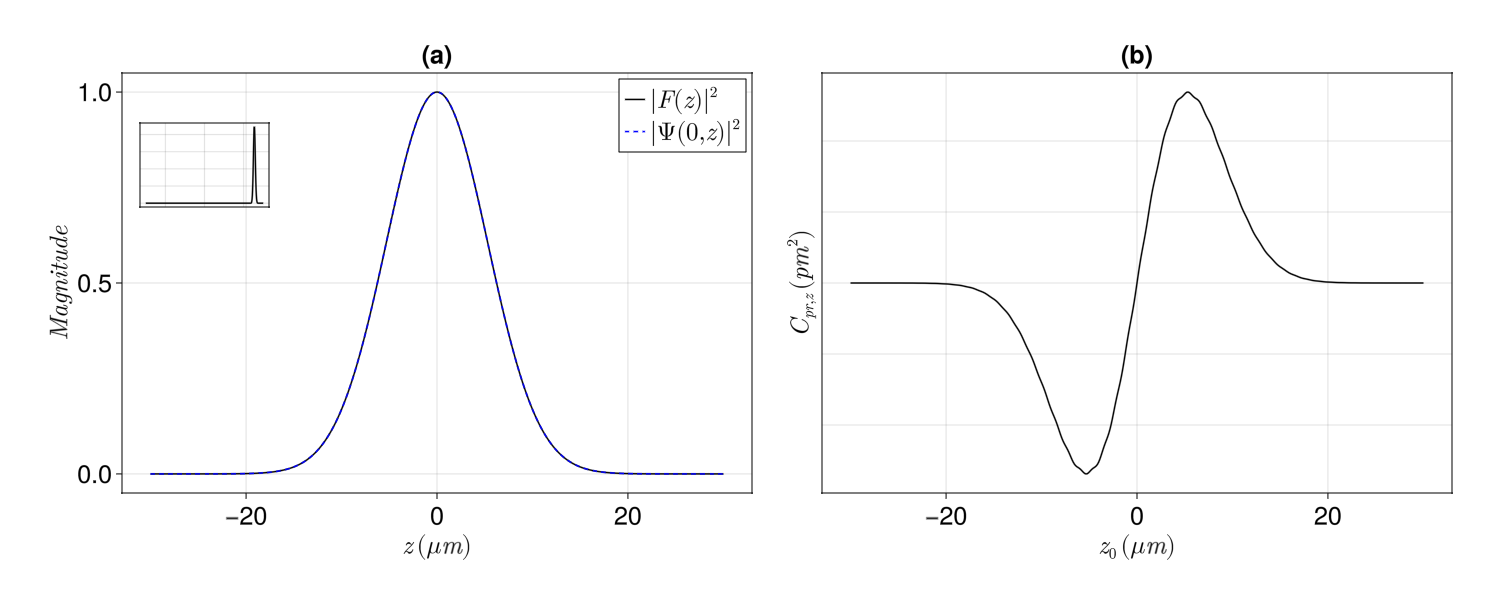

This figure's Julia source:
using GLMakie, ColorSchemes, ColorTypes, JLD2, FiniteDifferences, Base.Threads, Arblib
using MakieThemes, SpecialFunctions, HypergeometricFunctions, AssociatedLegendrePolynomials

setprecision(256)
Arblib.setprecision(256)

lambda = BigFloat("1064e-9")
mu = 4 * big(pi) * BigFloat("1e-7")
epsilon = 885418782 * BigFloat("1e-20")
c = BigFloat(1 / sqrt(mu * epsilon))
k = 2 * big(pi) / lambda
omega = k * c
K = 2 * k
Zmax = 30 * BigFloat(10^-6)
z0 = 0
Q = 0.85 * k
E0 = 1
mult_factor = BigFloat("1e+24")

global z0 = BigFloat(0)

pmax = 500
nmax = 47
tam = 500

M = 1.2
d = 10^-9
alpha = big(pi) * d / lambda
betah = M * alpha
musp = mu

lmax = Int(round(Zmax * k / pi, RoundUp))
lmin = Int(round(-Zmax * k / pi, RoundDown))

function load_B_values(filename::String)
    @load filename B1_vals B2_vals B3_vals B4_vals
    return B1_vals, B2_vals, B3_vals, B4_vals
end

# Loads stored B values
B1_data, B2_data, B3_data, B4_data = load_B_values("./GLMT/Bvalues.jld2")

function F(z)
    term1 = exp(1im * Q * z)
    term2 = exp(- 8 * (z/Zmax)^2)
    return term1 * term2
end

Fterms = F.(- big(pi) .* range(lmin,lmax) ./ k)

function custom_sinint(x)
    x_arb = Arb(x)
    si = sinint(x_arb)
    return BigFloat(si)
end

sinint_table = []
function gTM(n, m)
    term1 = - (1.0im)^m / 2 * (-1.0)^((m - abs(m))/2) * exp(loggamma(BigFloat(n-m+1)) - loggamma(BigFloat(n + abs(m) + 1))) # uses log to prevent overflow with big factorials
    term2 = BigFloat(0)
    for p in range(-pmax,pmax)
        term3 = BigFloat(0)
        for l in range(lmin, lmax)
            term3 += Fterms[l - lmin + 1] * sinint_table[l - lmin + p + pmax + 1]
        end
        term2 += (B1_data[n, p + pmax + 1] * (m + 1) + B2_data[n, p + pmax + 1] * (1 - m))/2 * term3
    end
    return term1 * term2
end

function gTE(n, m)
    term1 = (1.0im)^(m + 1) / 2 * (-1.0)^((m - abs(m))/2) * exp(loggamma(BigFloat(n-m+1)) - loggamma(BigFloat(n + abs(m) + 1))) # uses log to prevent overflow with big factorials
    term2 = 0
    for p in range(-pmax,pmax)
        term3 = 0
        for l in range(lmin, lmax)
            term3 += Fterms[l - lmin + 1] * sinint_table[l - lmin + p + pmax + 1]
        end
        term2 += (B3_data[n, p + pmax + 1] * (m + 1) - B4_data[n, p + pmax + 1] * (1 - m))/2 * term3
    end
    return term1 * term2
end

function custom_besselj(n, x)
    n_acb = Acb(n + 0.5)
    x_acb = Acb(x)
    bess = besselj(n_acb, x_acb)
    result = sqrt(big(pi) / (2 * x)) * Complex{BigFloat}(bess)
    return result
end

function custom_hankel2(n, x)
    n_acb = Acb(n + 0.5)
    x_acb = Acb(x)
    hank = besselh(n_acb, 2, x_acb)
    result = sqrt(big(pi) / (2 * x)) * Complex{BigFloat}(hank)
    return result
end

function ricatti_besselj(n, x)
    return x * custom_besselj(n, x)
end

function dricatti_besselj(n, x)
    #return forward_fdm(5,1)(x1 -> ricatti_besselj(n, x1), x)
    return - n * custom_besselj(n, x) + x * custom_besselj(n-1, x)
    #return (n + 1) * custom_besselj(n, x) - x * custom_besselj(n-1, x)
end

function ricatti_besselh(n, x)
    return x * custom_hankel2(n, x)
end

function dricatti_besselh(n, x)
    return forward_fdm(5,1)(x1 -> ricatti_besselh(n, x1), x)
end

function an(n)
    term1 = musp * ricatti_besselj(n, alpha) * dricatti_besselj(n, betah) - 
        mu * M * ricatti_besselj(n, betah) * dricatti_besselj(n, alpha)
    term2 = musp * ricatti_besselh(n, alpha) * dricatti_besselj(n, betah) - 
        mu * M * ricatti_besselj(n, betah) * dricatti_besselh(n, alpha)
    return term1 / term2
end

function bn(n)
    term1 = mu * M * ricatti_besselj(n, alpha) * dricatti_besselj(n, betah) - 
        musp * ricatti_besselj(n, betah) * dricatti_besselj(n, alpha)
    term2 = mu * M * ricatti_besselh(n, alpha) * dricatti_besselj(n, betah) - 
        musp * ricatti_besselj(n, betah) * dricatti_besselh(n, alpha)
    return term1 / term2
end

nterms = range(1,nmax)
anterms = an.(nterms)
bnterms = bn.(nterms)

function Cpr_z()
    C = BigFloat(0)

    Threads.@threads for n in 1:5
        for p in (-1,1) # the only valid ones
            abs_p = abs(p)

            # Factorial prefactor
            B = exp(loggamma(BigFloat(n + abs_p + 1)) - loggamma(BigFloat(n - abs_p + 1)))
            A = B * (n + 1 + abs_p)

            # precalculates relevant LMT coefficients
            const_a = anterms[n]
            const_a1 = anterms[n+1]
            const_b = bnterms[n]
            const_b1 = bnterms[n+1]

            # precalculates relevant g terms
            gtma = gTM(n, p)
            gtma1 = gTM(n+1, p)
            gtea = gTE(n, p)
            gtea1 = gTE(n+1, p)

            # First Term
            T1_factor = 1 / (n + 1)^2 * A
            T1_real = real((const_a + conj(const_a1) - 2 * const_a * conj(const_a1)) * gtma * conj(gtma1) +
                (const_b + conj(const_b1) - 2 * const_b * conj(const_b1)) * gtea * conj(gtea1))

            # Second Term
            T2_factor = p * BigFloat(2n + 1) / BigFloat(n^2 * (n + 1)^2) * B
            T2_real = real(1im * (2 * const_a * conj(const_b) - const_a - conj(const_b)) * gtma * conj(gtea))

            C += T1_factor * T1_real + T2_factor * T2_real
        end
    end

    return C * lambda^2 / big(pi) * mult_factor
end

zvalues = LinRange(-Zmax, Zmax, tam)
println("Starting Calculation")

Cvalues = []
global count = 0
for z in zvalues
    global z0 = z
    global sinint_table = [custom_sinint(big(pi) * term + k * z0) for term in (-pmax+lmin):(pmax+lmax)]
    push!(Cvalues, Cpr_z())
    if count % 10 == 0
        println(count, " pontos calculados")
    end
    global count += 1
end
z0 = 0

# plots
fig = Figure(figure_padding=40, size= 3 .*(500, 200), fontsize = 25)
ax1 = Axis(fig[1, 1], title = "(a)",
    xlabel = L"z \, (\mu m)", ylabel = L"Magnitude", aspect=1.5)
ax2 = Axis(fig[1, 2], title = "(b)", yticklabelsvisible=false, yticksvisible=false,
    xlabel = L"z_0 \, (\mu m)", ylabel = L"C_{pr,z} \, (pm^2)", aspect=1.5)
ax_inset = Axis(fig[1, 1],
    width=Relative(0.2),
    height=Relative(0.2),
    halign=0.05, valign=0.85,
    xticklabelsvisible=false, yticklabelsvisible=false, yticksvisible=false,
    ylabelvisible=false, xticksvisible=false)

function FW(r, z)
    sum_mackinnon = 0 + 0im
    for n in range(lmin, lmax)
        sum_mackinnon += F(- n * pi / k) * sinc(1/pi * sqrt((k * r)^2 + (z * k + pi * n)^2))
    end
    return sum_mackinnon
end

function S(x)
    return 1/K * reduce(+, Fterms .* exp.(1im * 2 * pi * range(lmin,lmax) * x / K))
end

Fplot = abs2.(F.(zvalues))
intensityFW = [abs2(FW(0, z)) for z in zvalues]
spectra = [abs2(S(x)) for x in range(-k,k,tam)]

zvalues *= 10^6

lines!(ax1, zvalues, Fplot, color="black", label=L"|F(z)|^2")
lines!(ax1, zvalues, intensityFW, color="blue", label=L"|\Psi(0,z)|^2", linestyle=:dash)
lines!(ax_inset, zvalues, spectra, color="black")
lines!(ax2, zvalues, Cvalues, color="black")

axislegend(ax1, position=:rt)

#colgap!(fig.layout, Relative(0.1))
#rowgap!(fig.layout, 2, 10)
resize_to_layout!(fig)

save("Radiation_pressure.png", fig)
